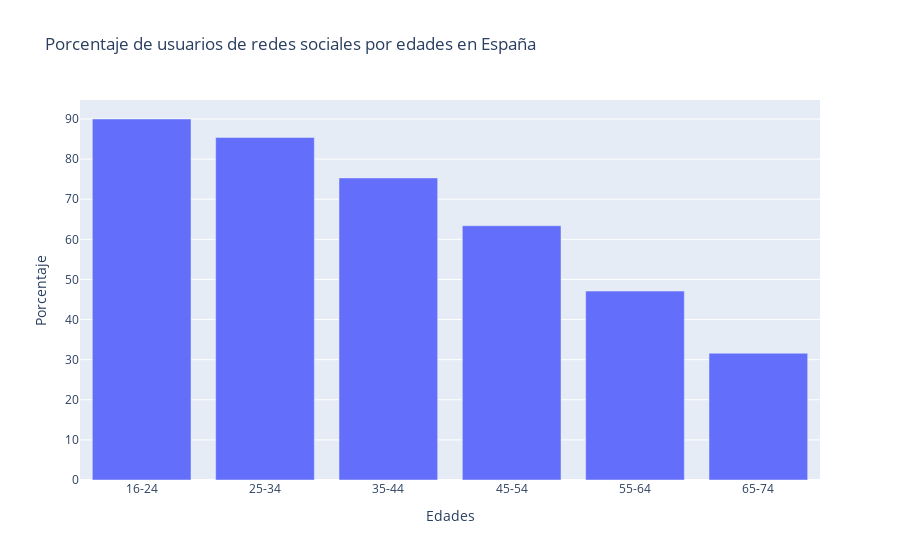

Notebook code cell kept with this figure:
### Code cell
datos = [text.get_text() for text in BeautifulSoup(svg)][0]
datos = datos.replace('población', '|').split('|')[1]

ages = re.findall(r'\d{2}-\d{2}', datos)
porcentajes = list(set(re.findall(r'\d{1,3},?\d?%', datos)))
porcentajes = sorted(list(map(lambda x: float(x.replace('%', '').replace(',', '.')), porcentajes)), reverse=True)

df = pd.DataFrame({'Edades': ages, 'Porcentaje': porcentajes})
df.to_csv(os.path.join(output_datasets, 'social_media_usage_by_age.csv'), index=False)

fig = px.bar(df, x='Edades', y='Porcentaje', title='Porcentaje de usuarios de redes sociales por edades en España')

fig.update_traces(
	hovertemplate="<b>Edad:</b> %{x}<br>" +
				  "<b>Porcentaje de usuarios:</b> %{y:.2f}%"
)

fig.show()

### Figure 1 — Plotly figure (JSON) as saved in the notebook; plotly's stock layout.template omitted (floating-point values rounded to 4 significant figures)
{"data": [{"alignmentgroup": "True", "hovertemplate": "<b>Edad:</b> %{x}<br><b>Porcentaje de usuarios:</b> %{y:.2f}%", "legendgroup": "", "marker": {"color": "#636efa", "pattern": {"shape": ""}}, "name": "", "offsetgroup": "", "orientation": "v", "showlegend": false, "textposition": "auto", "type": "bar", "x": ["16-24", "25-34", "35-44", "45-54", "55-64", "65-74"], "xaxis": "x", "y": [90, 85.4, 75.3, 63.4, 47.1, 31.6], "yaxis": "y"}], "layout": {"barmode": "relative", "legend": {"tracegroupgap": 0}, "title": {"text": "Porcentaje de usuarios de redes sociales por edades en España"}, "xaxis": {"anchor": "y", "domain": [0, 1], "title": {"text": "Edades"}}, "yaxis": {"anchor": "x", "domain": [0, 1], "title": {"text": "Porcentaje"}}}}
